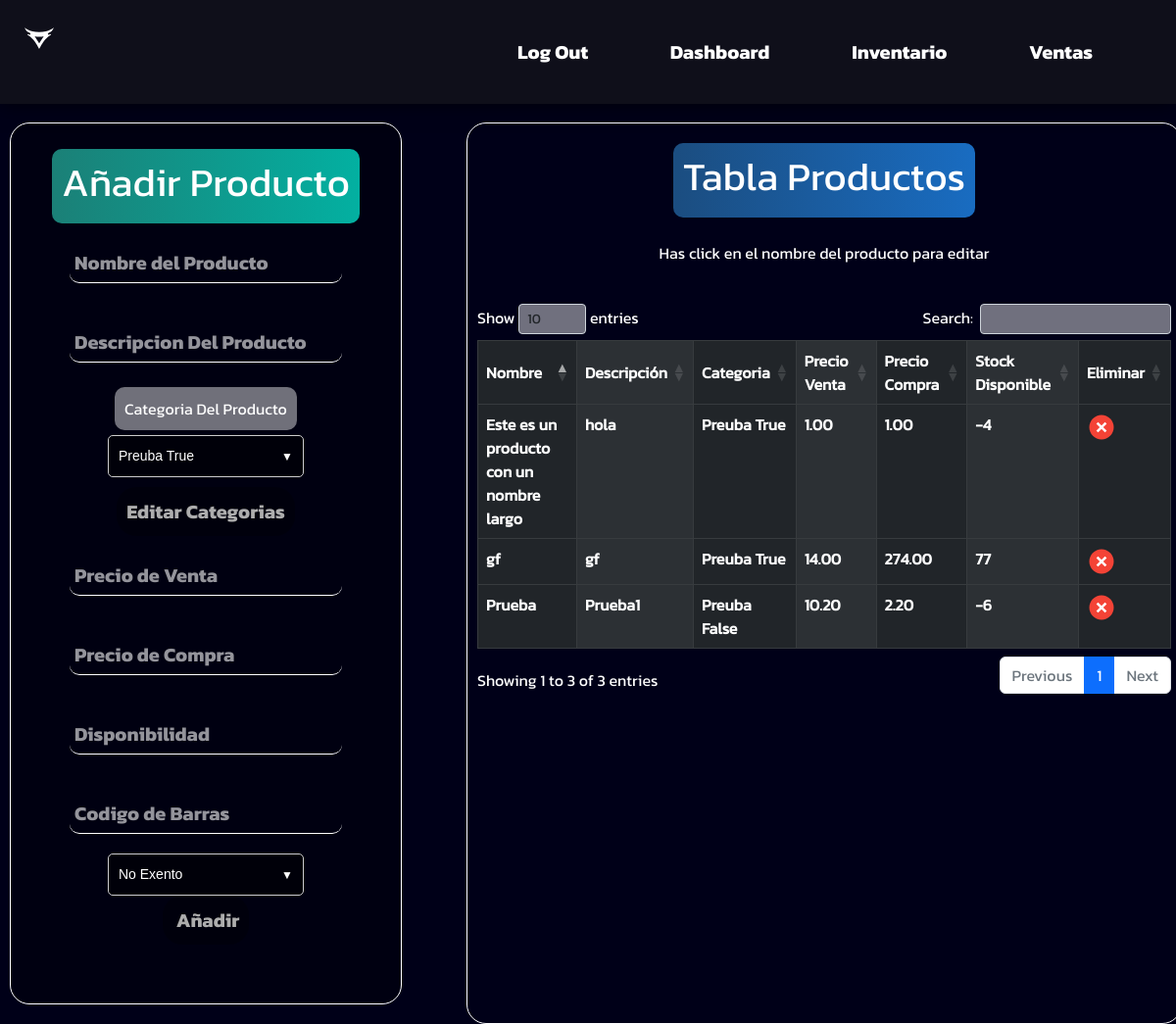
Page /items/ on the earlier database version.
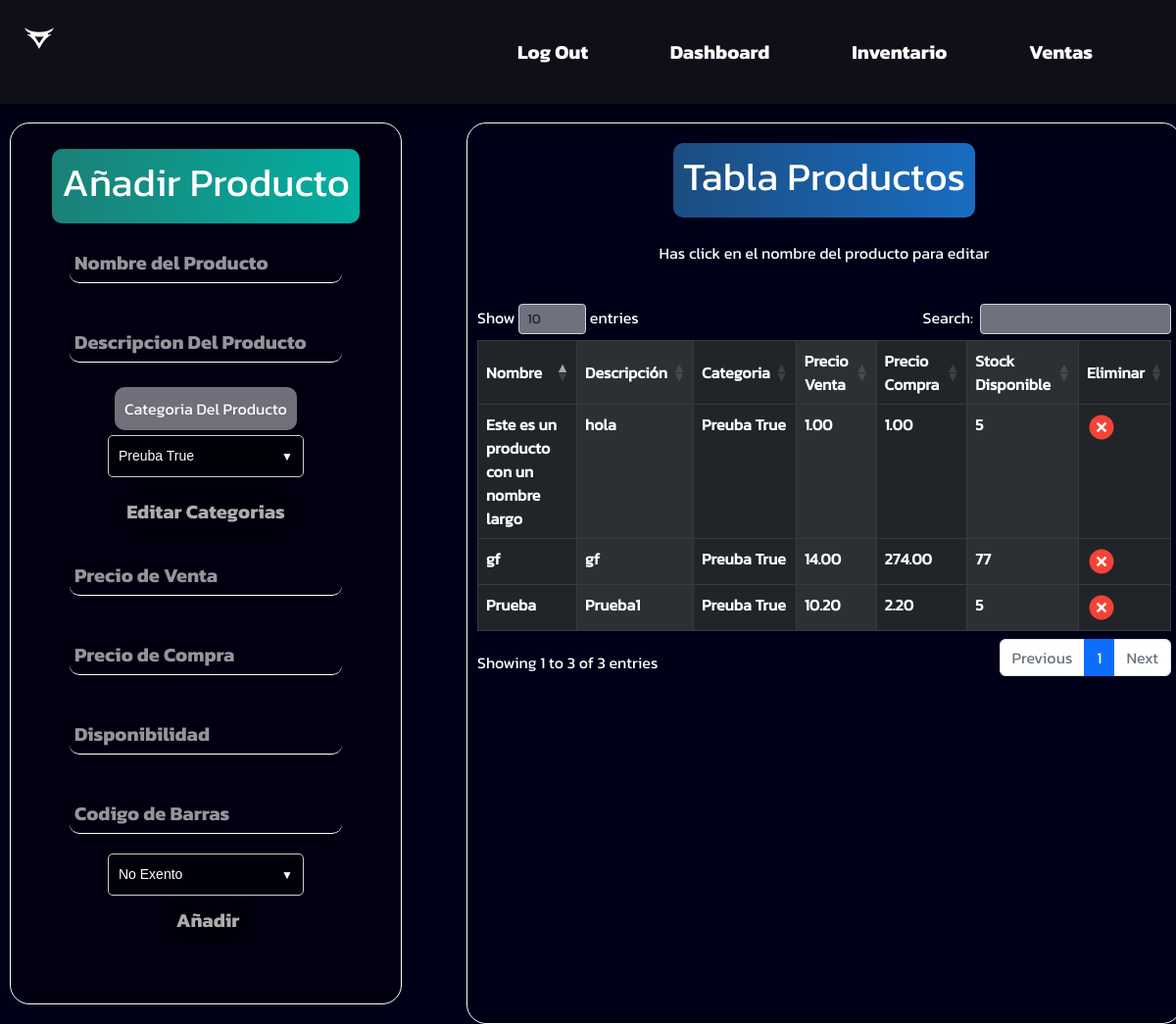
Same page on the later database version.
### items/models.py (models this page shows, shortened)
class Producto(models.Model):
    slug = AutoSlugField(populate_from='nombre', unique=True)
    codigo_de_barras = models.CharField(max_length=13, unique=True, default='0000000000000')
    nombre = models.CharField(max_length=255, unique=True)
    descripcion = models.TextField(max_length=1000, blank=True)
    categoria = models.ForeignKey(Categoria, on_delete=models.CASCADE)
    precio_venta = models.DecimalField(max_digits=6, decimal_places=2)
    precio_compra = models.DecimalField(max_digits=6, decimal_places=2)
    stock = models.IntegerField()
    cantidad_comprada = models.PositiveIntegerField(default=0)
    cantidad_vendida = models.PositiveIntegerField(default=0)
    exento_de_impuesto = models.BooleanField(default=False)
    class Meta:
        db_table='producto'
        verbose_name= 'Producto'
        verbose_name_plural='Productos'
        ordering= ['id']

class Categoria(models.Model):
    nombre= models.CharField(max_length=200, unique=True)
    destacado = models.BooleanField(default=False)
    def __str__(self):
        return self.nombre
    class Meta:
        db_table='categorias'
        verbose_name= 'Categoria'
        verbose_name_plural='Categorías'
        ordering= ['-id']

### items/views.py (the view, shortened to what this page needs)
# urls.py: path('', views.Inventario, name="inventario"),
def Inventario(request):
    categorias = Categoria.objects.all()
    productos = Producto.objects.all()
    if request.method == "GET":
        return render(request, "inventario.html", {"productos": productos, "categorias":categorias})

### items/templates/inventario.html (shortened to what this page needs)
{% extends 'base_sesion2.html' %}
{% load static %}
{% block content %}
<link rel="stylesheet" href="{% static 'css/items.css' %}">
<link rel="stylesheet" href="{% static 'css/bootstrap.min.css' %}">
<link rel="stylesheet" href="{% static 'css/dataTables.bootstrap5.min.css' %}">
<div class="content">
    <form method="post">
        <div class="añadirProducto">
            <label class="Titulo">
                <h1>Añadir Producto</h1>
            </label>
            <input class="entradaDatos" type="text" name="nombre" id="nombre" placeholder="Nombre del Producto"required>
            <input class="entradaDatos" type="text" name="descripcion" id="descripcion"
                placeholder="Descripcion Del Producto">
            <label class="etiquetas"> Categoria Del Producto </label>
            <div class="select-container">
                <select id="categoria" name="categoria">
                    {% for categoriaprod in categorias%}
                    <option value="{{categoriaprod.nombre}}">{{categoriaprod.nombre}}</option>
                    {% endfor %}
                </select>
            </div>
            <a class="anadir btn1" href="/items/categorias">Editar Categorias </a>
            <input class="entradaDatos" type="text" name="precio_venta" id="precio_venta" placeholder="Precio de Venta"required>
            <input class="entradaDatos" type="text" name="precio_compra" id="precio_compra"
                placeholder="Precio de Compra" required>
            <input class="entradaDatos" type="number" name="stock" id="stock" placeholder="Disponibilidad" required>
            <input class="entradaDatos" type="text" name="codigo_de_barras" id="codigo_de_barras" placeholder="Codigo de Barras" maxlength="13" required>
            <div class="select-container">
                <select id="excento" name="excento">
                    <option value="0">No Exento</option>
                </select>
            </div>
            <input class="anadir" type="submit" value=" Añadir">
        </div>
    </form>
    <div class="tablaProductos">
        <label class="Titulo c2">
            <h1>Tabla Productos</h1>
        </label>
        <br>
        <p>Has click en el nombre del producto para editar</p>
        <br>
        <div class="table-responsive-sm ">
            <table class="table  table-dark table-striped-columns table-bordered" id="tabla-prod">
                <thead>
                    <tr>
                        <th class="centrado">Nombre</th>
                        <th class="centrado">Descripción</th>
                        <th class="centrado">Categoria</th>
                        <th class="centrado">Precio Venta</th>
                        <th class="centrado">Precio Compra</th>
                        <th class="centrado">Stock Disponible</th>
                        <th class="centrado">Eliminar</th>
                    </tr>
                </thead>
                <tbody>
                    {% for producto in productos %}
                    <tr>
                        <th><a href="{% url 'editarproducto' producto.id %}">{{producto.nombre}}</a></th>
                        <th><a href="{% url 'editarproducto' producto.id %}">{{producto.descripcion}}</a></th>
                        <th><a href="{% url 'editarproducto' producto.id %}">{{producto.categoria}}</a></th>
                        <th><a href="{% url 'editarproducto' producto.id %}">{{producto.precio_venta}}</a></th>
                        <th><a href="{% url 'editarproducto' producto.id %}">{{producto.precio_compra}}</a></th>
                        <th><a href="{% url 'editarproducto' producto.id %}">{{producto.stock}}</a></th>
                        <th><a href="{% url 'eliminarprod' producto.id %}"> <img src="{% static 'img/eliminar.svg'%}"></a></th>
                    </tr>
                    {% endfor %}
                </tbody>
            </table>
        </div>
    </div>
</div>
{% endblock %}

### items/templates/base_sesion2.html (shortened to what this page needs)
{% load static %}
<html lang="es">
<head>
  <link rel="stylesheet" href="{% static 'css/nav.css' %}">
</head>
<body>
  <div class="container-nav">
    <nav class="navbar">
      <div class="logo"> <img src="{% static 'img/logo.svg' %}" alt=""></div>
      <div class="links-group1" >
        <ul class="navbar-links">
          <li><a href="/logout">Log Out</a></li>
          <li><a href="/dashboard">Dashboard</a></li>
          <li><a href="/items">Inventario</a></li>
          <li><a href="/ventas">Ventas</a></li>
        </ul>
      </div>
    </nav>
  </div>
  <div class="overlay" id="mobile-menu">
    <div class="overlay-content">
      <ul class="navbar-links">
        <li><a href="/items">Inventario</a></li>
      </ul>
    </div>
  </div>
  {% block content%}
  {% endblock %}
</body>
</html>

### static/css/nav.css (style rules this page uses)
* { margin: 0; padding: 0; box-sizing: border-box; font-family: 'Kanit'; }
body { background: #000018 !important; }
.container-nav { z-index: 2; position: fixed; top: 0; left: 0; width: 100%; padding: 20px 25px; background: #1d1d1d85; box-shadow: 0px 0px 20px 0px #000000b0; backdrop-filter: blur(10px); }
.logo { width: 50px; height: 50px; transition: all 0.3s; }
.navbar { display: flex; align-content: center; justify-content: space-between; }
.navbar-links { list-style: none; margin: 0 20px; }
.navbar-links li { background-color: #20202000; display: inline-block; padding: 5px 20px; margin: 0 20px; border-radius: 5px; }
.navbar-links a { text-decoration: none; font-size: 20px; color: white; font-family: 'Kanit-Bold'; }
.overlay { height: 100%; width: 0%; position: fixed; z-index: 3; left: 0; top: 0; background: #000000b0; overflow: hidden; transition: all 0.3s ease 0s; backdrop-filter: blur(10px); }
.overlay-content { display: flex; height: 100%; flex-direction: column; align-items: center; justify-content: center; }
.overlay-content li a { padding: 15px; font-size: 36px; display: block; transition: all 0.3s ease 0s; font-weight: bold; }
.content { display: grid; }

### static/css/items.css (style rules this page uses)
body { background: #000018 !important; }
.content { margin-top: 115px; width: auto; display: grid; color: white; gap: 1rem; grid-template-columns: 450px 750px }
.añadirProducto { margin: 10px; width: 400px; height: 900px; display: flex; flex-wrap: wrap; flex-direction: column; color: white; border: 1px solid #fff; border-radius: 20px; overflow: hidden; align-items: center; justify-content: flex-start; background: #00000046; }
option { color: black; }
.anadir { font-family: 'Kanit-Bold'; font-size: 20px; appearance: none; border: none; background-color: #00000046; color: #adadad; padding: 10px; border-radius: 20px; transition: all 0.3s; text-decoration: none; }
.btn1 { margin-top: 10px; text-decoration: none; }
.tablaProductos { display: flex; margin: 10px; width: auto; height: 100%; flex-wrap: wrap; flex-direction: column; color: white; border: 1px solid #fff; border-radius: 20px; overflow: hidden; align-items: center; justify-content: flex-start; padding: 10px; }
.Titulo { margin-top: 10px; background: rgb(27,128,119); background: linear-gradient(90deg, rgba(27,128,119,1) 0%, rgba(3,176,161,1) 100%); padding: 10px; border-radius: 10px; }
th a { text-decoration: none !important; color: white !important; }
.c2 { background: rgb(27,77,128); background: linear-gradient(90deg, rgba(27,77,128,1) 0%, rgba(25,108,193,1) 100%); }
.etiquetas { padding: 10px; margin: 5px; background: rgba(255, 255, 255, 0.438); border-radius: 10px; }
.entradaDatos { font-size: 20px; font-family: 'Kanit-Bold'; padding: 5px; border: none; border-bottom: 1px solid #ffffff; color: #fff; background: transparent; outline: none; margin: 20px; border-radius: 10px; transition: all 0.3s; }
.entradaDatos::placeholder { color: #ffffff94; transition: all 0.3s; }
.select-container { position: relative; display: inline-block; overflow: hidden; background-color: #00000071; border: 1px solid #ccc; border-radius: 5px; font-family: Arial, sans-serif; font-size: 14px; color: #ffffff; padding: 5px; width: 200px; }
.select-container select { background-color: transparent; border: none; outline: none; -webkit-appearance: none; -moz-appearance: none; appearance: none; cursor: pointer; width: 100%; padding: 5px; font-size: inherit; color: inherit; }
.select-container::after { content: "▼"; position: absolute; top: 50%; right: 10px; transform: translateY(-50%); font-size: 12px; color: #ffffff; }
.select-container option:checked { background-color: #ccc; color: #fff; }
.centrado { align-items: center !important; vertical-align: middle !important; }
img { width: 30px !important; }

Differences in the rows shown:
changed Producto "Prueba": categoria "Preuba False" → "Preuba True"; stock "-6" → "5"
changed Producto "Este es un producto con un nombre largo": stock "-4" → "5"
